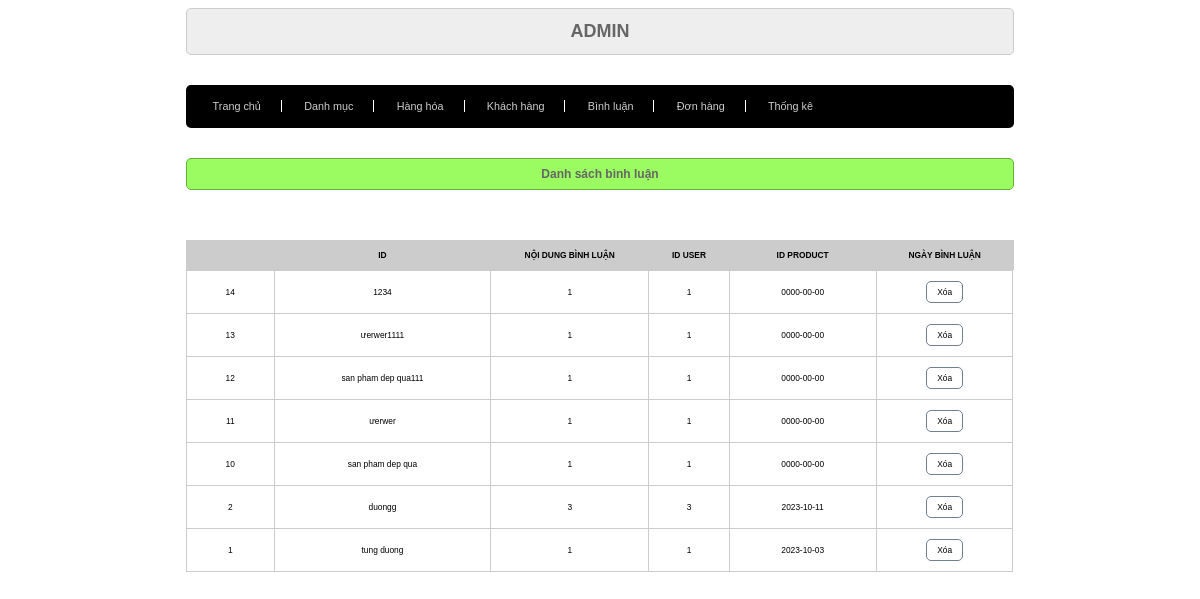
The app's page /admin/index.php?act=binhluan with its own data.
### tables this page shows
CREATE TABLE `binhluan` (
  `id` int(10) NOT NULL,
  `noidung` varchar(255) NOT NULL,
  `iduser` int(10) NOT NULL,
  `idpro` int(10) NOT NULL,
  `ngaybinhluan` date DEFAULT NULL
);

### model/pdo.php (called while the page is built, shortened)
<?php
function pdo_get_connection(){
    $dburl = "mysql:host=localhost;dbname=duan1_sp24;charset=utf8";
    $username = 'root';
    $password = '';
    $conn = new PDO($dburl, $username, $password);
    $conn->setAttribute(PDO::ATTR_ERRMODE, PDO::ERRMODE_EXCEPTION);
    return $conn;
}
function pdo_query($sql){
    $sql_args = array_slice(func_get_args(), 1);
    try{
        $conn = pdo_get_connection();
        $stmt = $conn->prepare($sql);
        $stmt->execute($sql_args);
        $rows = $stmt->fetchAll();
        return $rows;
    }
    catch(PDOException $e){
        throw $e;
    }
    finally{
        unset($conn);
    }
}

### model/binhluan.php (called while the page is built, shortened)
<?php
    function loadall_binhluan_admin($idpro){
        $sql = "SELECT * FROM binhluan WHERE 1";
        $sql.=" ORDER BY id DESC";
        $danhsach = pdo_query($sql);
        return $danhsach;
    }
?>

### admin/binhluan/listbinhluan.php (the view, shortened to what this page needs)
<div class="row">
            <div class="row boxtitle mb">
                <h1>Danh sách bình luận</h1>
            </div>
            <div class="row formLH">
                <div class="row mb10 formDSLH">
                    <table>
                        <thead>
                            <tr>
                                <th></th>
                                <th>ID</th>
                                <th>NỘI DUNG BÌNH LUẬN</th>
                                <th>ID USER</th>
                                <th>ID PRODUCT</th>
                                <th>NGÀY BÌNH LUẬN</th>
                            </tr>
                        </thead>
                        <tbody>
                            <?php foreach ($danhsachbl as $key => $b): ?>
                                <tr>
                                    <td><?php echo $b['id'] ?></td>
                                    <td><?php echo $b['noidung'] ?></td>
                                    <td><?php echo $b['iduser'] ?></td>
                                    <td><?php echo $b['idpro'] ?></td>
                                    <td><?php echo $b['ngaybinhluan'] ?></td>
                                    <td><a href="index.php?act=xoabl&id=<?php echo $b['id'] ?>"><input type='button' value='Xóa'></a></td>
                                </tr>
                            <?php endforeach;?>
                        </tbody>
                    </table>
                </div>
            </div>
        </div>

### css/style1.css (style rules this page uses)
* { box-sizing: border-box; font-family: sans-serif; font-size: 0.7vw; }
.row { float: left; width: 100%; position: relative; }
.mb { margin-bottom: 30px; }
.mb10 { margin-bottom: 10px; }
.container h1 { text-align: center; font-family: Arial, Helvetica, sans-serif; font-size: 1.5vw; }
.boxtitle { background-color: #9afc61; border-radius: 1px; border: 1px solid #68b23c; font-size: 1vw; color: #666; border-radius: 5px; padding: 0px 20px; }
.boxtitle h1 { font-size: 1vw; }
.formLH { padding: 20px 0px; }
.formLH input[type="submit"], .formLH input[type="reset"], .formLH input[type="button"] { padding: 5px 10px; border-radius: 5px; background-color: white; border: 1px solid slategrey; }
.formDSLH table { width: 100%; border-collapse: collapse; }
.formDSLH table th { padding: 10px 0px; background-color: #ccc; }
.formDSLH table td { padding: 10px 20px; border: 1px solid #ccc; text-align: center; }
input[type="button"] { padding: 5px 10px; border-radius: 5px; background-color: white; border: 1px solid slategrey; }

### records on screen
binhluan: id "14", noidung "1234", iduser "1", idpro "1", ngaybinhluan "0000-00-00"
binhluan: id "13", noidung "ưerwer1111", iduser "1", idpro "1", ngaybinhluan "0000-00-00"
binhluan: id "12", noidung "san pham dep qua111", iduser "1", idpro "1", ngaybinhluan "0000-00-00"
binhluan: id "11", noidung "ưerwer", iduser "1", idpro "1", ngaybinhluan "0000-00-00"
binhluan: id "10", noidung "san pham dep qua", iduser "1", idpro "1", ngaybinhluan "0000-00-00"
binhluan: id "2", noidung "duongg", iduser "3", idpro "3", ngaybinhluan "2023-10-11"
binhluan: id "1", noidung "tung duong", iduser "1", idpro "1", ngaybinhluan "2023-10-03"
